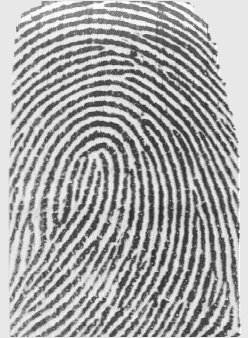
#> input picture examples/1_1.png, 248 x 338 px, found by its file name
$ jupyter execute preprocessing.ipynb   (shell and % lines are left out)   (older library calls are emulated)
#> lines starting #> are read from the running program, lines starting #| are printed output that depends on the picture; after the words box and inside, x2 and y2 are one past the last pixel; in counts of white or black regions, pixels touching at a corner belong together
[cell 1]
from skimage import img_as_uint, img_as_ubyte
from skimage.io import imread, imshow, imsave
from skimage.exposure import equalize_adapthist, equalize_hist, rescale_intensity
from skimage.viewer import ImageViewer
from skimage.filters import try_all_threshold,gabor, threshold_otsu, threshold_mean, threshold_minimum, \
threshold_local, frangi, gaussian
from skimage.morphology import skeletonize, skeletonize_3d, thin
from skimage.util import invert
from skimage.feature import canny, orb

import seaborn as sns
#sns.set(style='whitegrid')

import matplotlib
import matplotlib.pyplot as plt

[cell 2]
img = imread("data/PNG/1_1.png", as_grey = True)
#> img is the input picture: shape (338, 248) float64; min 0.157, max 1, mean 0.654
imshow(img)

[cell 3]
img_intensity_scale = rescale_intensity(img)
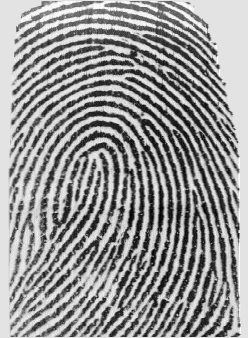
#> img_intensity_scale: shape (338, 248) float64; min 0, max 1, mean 0.589

imshow(img_intensity_scale)

[cell 4]
img_equalized = equalize_adapthist(img_intensity_scale)
imshow(img_equalized)

[cell 5]
img_smoothed = gaussian(img_equalized)
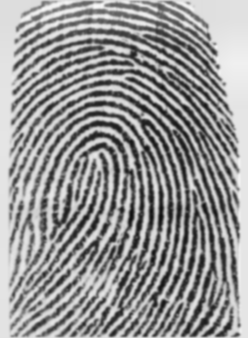
#> img_smoothed: shape (338, 248) float64; min 0.0614, max 0.975, mean 0.586

imshow(img_smoothed)

[cell 6]
fig, ax = try_all_threshold(img_smoothed, figsize=(10, 8), verbose=False)
plt.show()
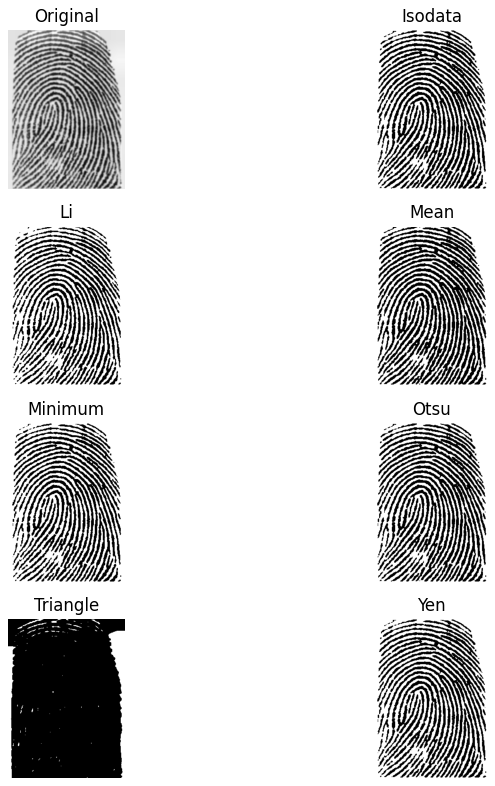
#> figure drawn by matplotlib, 8 panels

[cell 7]
thresh_local = threshold_local(img_smoothed, 125, 'mean')
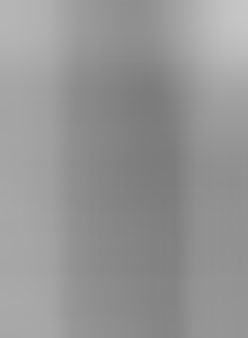
#> thresh_local: shape (338, 248) float64; min 0.486, max 0.778, mean 0.586
img_binarized = img_smoothed > thresh_local
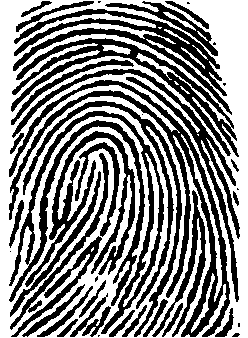
#> img_binarized: shape (338, 248) bool; 53.7% white; 43 black regions (10 under 20 px), largest, box (x1, y1, x2, y2) and area: (9, 80, 230, 337) 5971, (9, 111, 164, 334) 5488, (13, 9, 232, 115) 4210

imshow(img_binarized)

[cell 8]
img_thinned = invert(thin(img_binarized))
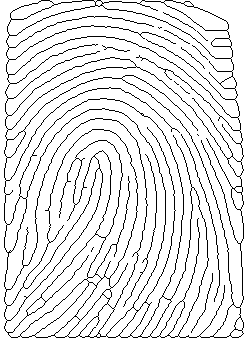
#> img_thinned: shape (338, 248) bool; 90% white; black in thin lines or dots

imshow(img_thinned)

[cell 9]
imsave("img_thinned.png",img_as_uint(img_thinned))

$ run again, with examples/1_5.png copied over examples/1_1.png
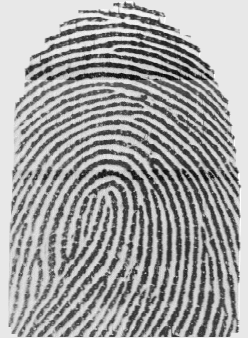
#> input picture examples/1_5.png, 248 x 338 px, found by its file name
#> img is the input picture: shape (338, 248) float64; min 0.0157, max 1, mean 0.636
#> `img_binarized = img_smoothed > thresh_local`:
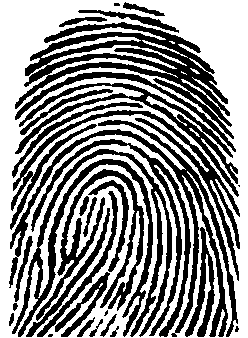
#> img_binarized: shape (338, 248) bool; 56.4% white; 32 black regions (5 under 20 px), largest, box (x1, y1, x2, y2) and area: (15, 22, 234, 139) 6706, (12, 149, 172, 337) 5242, (9, 120, 238, 337) 4630
#> `img_thinned = invert(thin(img_binarized))`:
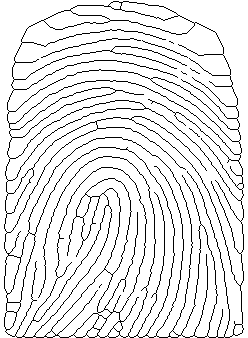
#> img_thinned: shape (338, 248) bool; 90.3% white; black in thin lines or dots
